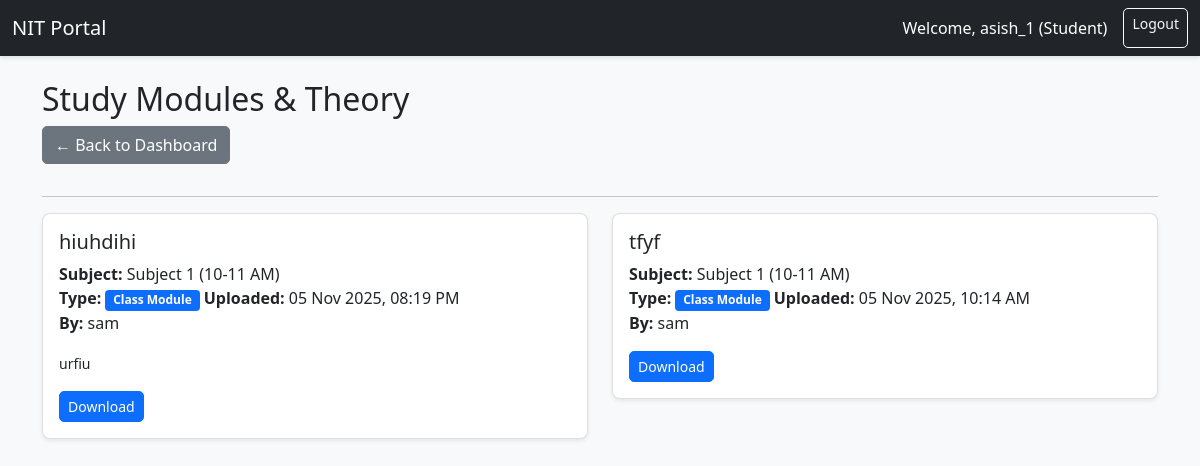
The app's page /student/modules/ (signed in), older data.
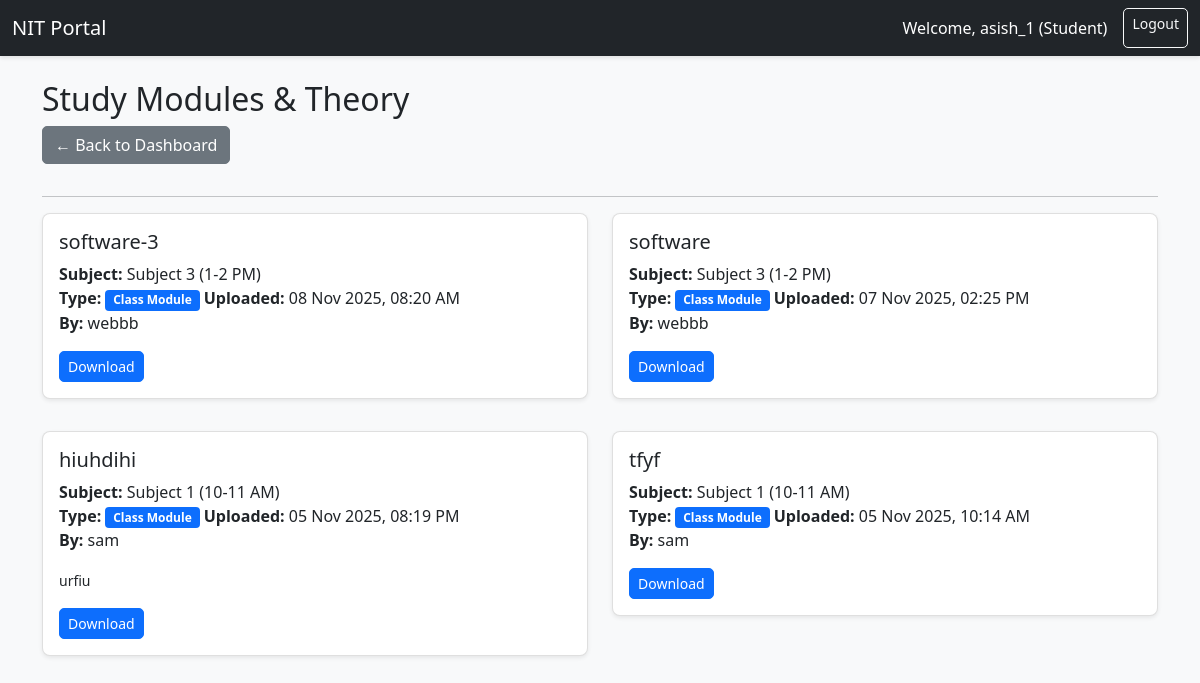
The same page, newer data.
### portal/models.py (models this page shows, shortened)
class User(AbstractUser):
    ROLE_CHOICES = [
        ('student', 'Student'),
        ('teacher', 'Teacher'),
        ('doctor', 'Doctor'),  # ← Add this
    ]
    mobile_number = models.CharField(max_length=15, unique=True)
    role = models.CharField(max_length=20, choices=ROLE_CHOICES)
    is_mobile_verified = models.BooleanField(default=False)
    otp = models.CharField(max_length=6, blank=True, null=True)

class Module(models.Model):
    MODULE_TYPES = [
        ('class_module', 'Class Module'),
        ('theory', 'Theory'),
    ]
    subject = models.ForeignKey(Subject, on_delete=models.CASCADE, related_name='modules')
    teacher = models.ForeignKey(Teacher, on_delete=models.CASCADE)
    title = models.CharField(max_length=200)
    module_type = models.CharField(max_length=20, choices=MODULE_TYPES)
    file = models.FileField(upload_to='modules/')
    description = models.TextField(blank=True)
    uploaded_at = models.DateTimeField(auto_now_add=True)
    class Meta:
        ordering = ['-uploaded_at']

class Subject(models.Model):
    SUBJECT_CHOICES = [
        ('subject1', 'Subject 1 (10-11 AM)'),
        ('subject2', 'Subject 2 (11-12 PM)'),
        ('subject3', 'Subject 3 (1-2 PM)'),
        ('subject4', 'Subject 4 (2-3 PM)'),
        ('subject5', 'Subject 5 (3-4 PM)'),
        ('subject6', 'Subject 6 (4-5 PM)'),
    ]
    TIME_SLOTS = {
        'subject1': '10:00-11:00',
        'subject2': '11:00-12:00',
        'subject3': '13:00-14:00',
        'subject4': '14:00-15:00',
        'subject5': '15:00-16:00',
        'subject6': '16:00-17:00',
    }
    name = models.CharField(max_length=50, choices=SUBJECT_CHOICES, unique=True)
    code = models.CharField(max_length=10, unique=True)

class Teacher(models.Model):
    user = models.OneToOneField(User, on_delete=models.CASCADE, related_name='teacher_profile')
    subject = models.ForeignKey(Subject, on_delete=models.SET_NULL, null=True, related_name='teacher')
    employee_id = models.CharField(max_length=20, unique=True)

### portal/views.py (the view)
# urls.py: path('student/modules/', views.student_modules, name='student_modules'),
@login_required
def student_modules(request):
    student = request.user.student_profile
    subjects = student.subjects.all()
    modules = Module.objects.filter(subject__in=subjects).order_by('-uploaded_at')
    context = {
        'modules': modules,
        'subjects': subjects,
    }
    return render(request, 'portal/student_modules.html', context)

### portal/templates/portal/student_modules.html (shortened to what this page needs)
{% extends 'portal/base.html' %}
{% block content %}
<div class="row">
    <div class="col-md-12">
        <h2>Study Modules & Theory</h2>
        <a href="{% url 'student_dashboard' %}" class="btn btn-secondary mb-3">← Back to Dashboard</a>
        <hr>
        {% if modules %}
        <div class="row">
            {% for module in modules %}
            <div class="col-md-6 mb-3">
                <div class="card">
                    <div class="card-body">
                        <h5 class="card-title">{{ module.title }}</h5>
                        <p class="card-text">
                            <strong>Subject:</strong> {{ module.subject.get_name_display }}<br>
                            <strong>Type:</strong>
                            {% if module.module_type == 'class_module' %}
    <span class="badge bg-primary">
        {{ module.get_module_type_display }}
    </span>
{% else %}
    <span class="badge bg-success">
        {{ module.get_module_type_display }}
    </span>
{% endif %}
                            <strong>Uploaded:</strong> {{ module.uploaded_at|date:"d M Y, h:i A" }}<br>
                            <strong>By:</strong> {{ module.teacher.user.username }}
                        </p>
                        {% if module.description %}
                        <p class="card-text"><small>{{ module.description }}</small></p>
                        {% endif %}
                        <a href="{{ module.file.url }}" class="btn btn-primary btn-sm" download>
                             Download
                        </a>
                    </div>
                </div>
            </div>
            {% endfor %}
        </div>
        {% else %}
        <div class="alert alert-info">
            <strong>No modules available yet.</strong> Your teachers will upload study materials soon.
        </div>
        {% endif %}
    </div>
</div>
{% endblock %}

### portal/templates/portal/base.html (shortened to what this page needs)
{% load static%}
<!DOCTYPE html>
<html lang="en">
<head>
    <link href="https://cdn.jsdelivr.net/npm/bootstrap@5.1.3/dist/css/bootstrap.min.css" rel="stylesheet">
    <link rel="stylesheet" href="{% static 'portal/css/custom.css' %}">
</head>
<body>
    <nav class="navbar navbar-expand-lg navbar-dark bg-dark">
        <div class="container-fluid">
            <a class="navbar-brand" href="#">NIT Portal</a>
            {% if user.is_authenticated %}
            <div class="d-flex">
                <span class="navbar-text text-white me-3">
                    Welcome, {{ user.username }} ({{ user.role|title }})
                </span>
                <a href="{% url 'logout' %}" class="btn btn-outline-light btn-sm">Logout</a>
            </div>
            {% endif %}
        </div>
    </nav>
    <div class="container mt-4">
        {% block content %}{% endblock %}
    </div>
</body>
</html>

### portal/static/portal/css/custom.css (style rules this page uses)
body { background-color: #f8f9fa; font-family: 'Segoe UI', Tahoma, Geneva, Verdana, sans-serif; }
.navbar { box-shadow: 0 2px 4px rgba(0,0,0,.1); }
.card { box-shadow: 0 0.125rem 0.25rem rgba(0,0,0,.075); margin-bottom: 1rem; border-radius: 8px; }
.btn { border-radius: 5px; font-weight: 500; }

Row changes from the older to the newer data that the page shows:
added Module: title "software-3", subject.name "Subject 3 (1-2 PM)", module_type "Class Module", uploaded_at "08 Nov 2025, 08:20 AM", teacher.user.username "webbb"
added Module: title "software", subject.name "Subject 3 (1-2 PM)", module_type "Class Module", uploaded_at "07 Nov 2025, 02:25 PM", teacher.user.username "webbb"
